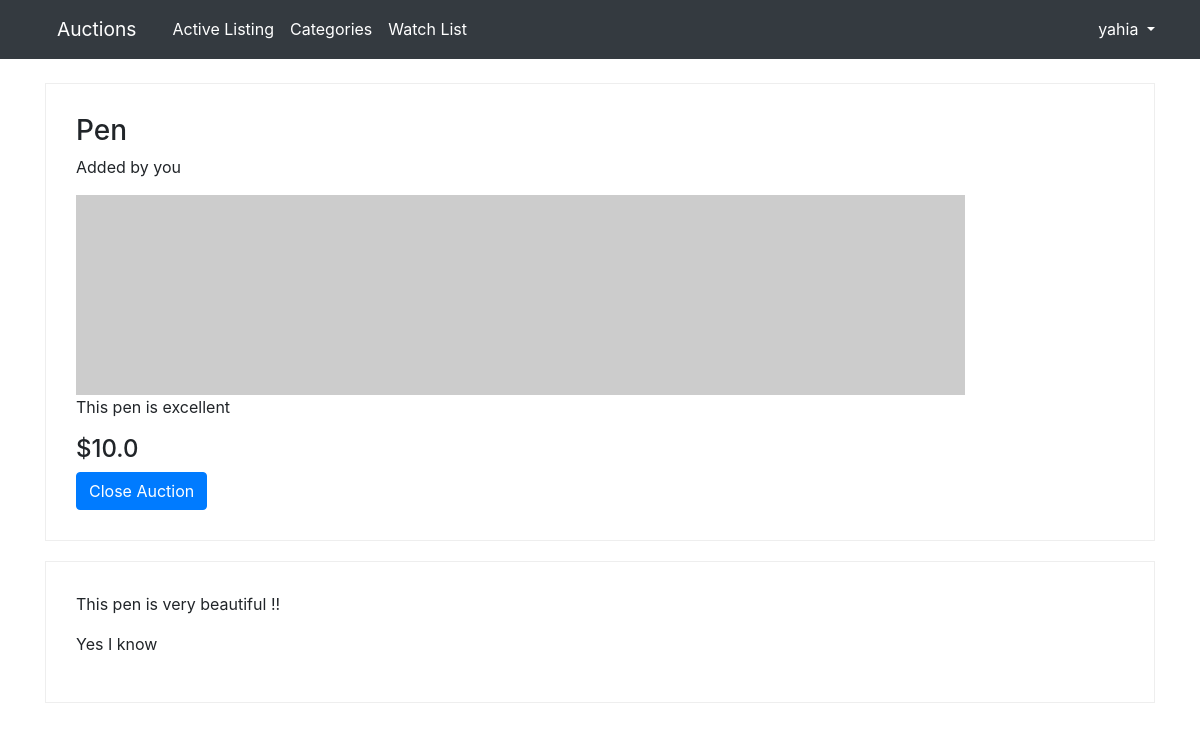
Screenshot of /listing/2 (signed in) with the database file from the repository.
### auctions/models.py (models this page shows, shortened)
class User(AbstractUser):
    pass

class Listing(models.Model):
    title = models.CharField(max_length=50)
    description = models.TextField()
    start_bid = models.FloatField()
    current_bid = models.FloatField()
    created_date = models.DateTimeField(default=timezone.now)
    image_URL = models.URLField(blank=True, default="")
    user = models.ForeignKey(User, on_delete=models.CASCADE)
    category = models.CharField(max_length=50)
    is_active = models.BooleanField(default=True)

class Comment(models.Model):
    content = models.TextField()
    listing = models.ForeignKey(Listing, related_name="comments", on_delete=models.CASCADE)
    user = models.ForeignKey(User, on_delete=models.CASCADE)

### auctions/views.py (the view)
# urls.py: path("listing/<int:id>", views.listing_page, name="listing-page"),
def listing_page(request, id):
    listing = Listing.objects.filter(id=id).first()
    context = {
        "listing": listing
    }
    return render(request, "auctions/listing-page.html", context)

### auctions/templates/auctions/listing-page.html (shortened to what this page needs)
{% extends "auctions/layout.html" %}
{% block body %}
    <div class="main-content">
        <h3> {{ listing.title }} </h3>
        {% if user.username == listing.user.username %}
            <p> Added by you </p>
        {% else %}
            <p> Added by {{ listing.user.username }} </p>
        {% endif %}
        <div class="listing-image">
            <img src="{{listing.image_URL}}" alt="img">
        </div>
        <p class="listing-description">{{ listing.description }}</p>
        <h4 class="listing-price"> ${{ listing.current_bid }} </h4>
        {% if user.username == listing.user.username %}
            <a class="btn btn-primary" href="#"> Close Auction </a>
        {% endif %}
    </div>
    <div class="listing-comments main-content">
        {% for comment in listing.comments.all %}
            <p> {{comment.content}} </p>
        {% endfor %}
    </div>
{% endblock %}

### auctions/templates/auctions/layout.html (shortened to what this page needs)
{% load static %}
<!DOCTYPE html>
<html lang="en">
<head>
    <link rel="stylesheet" href="https://stackpath.bootstrapcdn.com/bootstrap/4.4.1/css/bootstrap.min.css"
>
    <link href="{% static 'auctions/styles.css' %}" rel="stylesheet">
</head>
<body>
    <nav class="navbar navbar-expand-lg bg-dark">
        <div class="container">
            <a class="navbar-brand" href="{% url 'index' %}">Auctions</a>
            <div class="collapse navbar-collapse" id="navbarSupportedContent">
                <ul class="navbar-nav mr-auto">
                    <li class="nav-item active">
                        <a class="nav-link" href="#">Active Listing</a>
                    </li>
                    <li class="nav-item">
                        <a class="nav-link" href="#">Categories</a>
                    </li>
                    <li class="nav-item">
                        <a class="nav-link" href="#">Watch List</a>
                    </li>
                </ul>
                <ul class="navbar-nav">
                    <li class="nav-item dropdown">
                        {% if user.is_authenticated %}
                            <a href="#" class="dropdown-toggle" data-toggle="dropdown" role="button" aria-haspopup="true" aria-expanded="false">{{ user.username }} </a>
                        {% endif %}
                    </li>
                </ul>
            </div>
        </div>
    </nav>
    <main class="mt-4">
        <div class="container">
            {% block body %}
            {% endblock %}
        </div>
    </main>
</body>
</html>

### auctions/static/auctions/styles.css (style rules this page uses)
.navbar { border-radius: 0; margin-bottom: 0; padding: 0; }
.nav > li > a, .navbar-brand { padding: 15px 12px; }
.navbar-brand { font-size: 1.2em; color: #ffff; }
.navbar .nav-link { color: #ffff; }
.navbar .dropdown-toggle { text-decoration: none; color: #ffff; }
.main-content { border: 1px solid #eee; padding: 30px; margin-bottom: 20px; }
.listing-image img { max-width: 100%; }

### rows the page displays
User: username "yahia"
Listing: title "Pen", description "This pen is excellent", current_bid "10.0"
Comment: content "This pen is very beautiful !!"
Comment: content "Yes I know"
